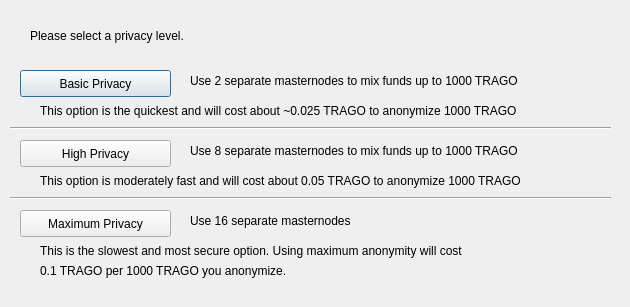
<?xml version="1.0" encoding="UTF-8"?>
<ui version="4.0">
 <class>DarksendConfig</class>
 <widget class="QDialog" name="DarksendConfig">
  <property name="geometry">
   <rect>
    <x>0</x>
    <y>0</y>
    <width>630</width>
    <height>307</height>
   </rect>
  </property>
  <property name="windowTitle">
   <string>Configure PrivateSend</string>
  </property>
  <widget class="QPushButton" name="buttonBasic">
   <property name="geometry">
    <rect>
     <x>20</x>
     <y>70</y>
     <width>151</width>
     <height>27</height>
    </rect>
   </property>
   <property name="text">
    <string>Basic Privacy</string>
   </property>
  </widget>
  <widget class="QPushButton" name="buttonHigh">
   <property name="geometry">
    <rect>
     <x>20</x>
     <y>140</y>
     <width>151</width>
     <height>27</height>
    </rect>
   </property>
   <property name="text">
    <string>High Privacy</string>
   </property>
  </widget>
  <widget class="QPushButton" name="buttonMax">
   <property name="geometry">
    <rect>
     <x>20</x>
     <y>210</y>
     <width>151</width>
     <height>27</height>
    </rect>
   </property>
   <property name="text">
    <string>Maximum Privacy</string>
   </property>
  </widget>
  <widget class="QLabel" name="label">
   <property name="geometry">
    <rect>
     <x>30</x>
     <y>20</y>
     <width>571</width>
     <height>31</height>
    </rect>
   </property>
   <property name="text">
    <string>Please select a privacy level.</string>
   </property>
  </widget>
  <widget class="QLabel" name="label_2">
   <property name="geometry">
    <rect>
     <x>190</x>
     <y>70</y>
     <width>421</width>
     <height>21</height>
    </rect>
   </property>
   <property name="text">
    <string>Use 2 separate masternodes to mix funds up to 1000 TRAGO</string>
   </property>
  </widget>
  <widget class="QLabel" name="label_3">
   <property name="geometry">
    <rect>
     <x>190</x>
     <y>140</y>
     <width>411</width>
     <height>21</height>
    </rect>
   </property>
   <property name="text">
    <string>Use 8 separate masternodes to mix funds up to 1000 TRAGO</string>
   </property>
  </widget>
  <widget class="QLabel" name="label_4">
   <property name="geometry">
    <rect>
     <x>190</x>
     <y>210</y>
     <width>421</width>
     <height>21</height>
    </rect>
   </property>
   <property name="text">
    <string>Use 16 separate masternodes</string>
   </property>
  </widget>
  <widget class="QLabel" name="label_6">
   <property name="geometry">
    <rect>
     <x>40</x>
     <y>100</y>
     <width>561</width>
     <height>21</height>
    </rect>
   </property>
   <property name="text">
    <string>This option is the quickest and will cost about ~0.025 TRAGO to anonymize 1000 TRAGO</string>
   </property>
  </widget>
  <widget class="QLabel" name="label_7">
   <property name="geometry">
    <rect>
     <x>40</x>
     <y>170</y>
     <width>561</width>
     <height>21</height>
    </rect>
   </property>
   <property name="text">
    <string>This option is moderately fast and will cost about 0.05 TRAGO to anonymize 1000 TRAGO</string>
   </property>
  </widget>
  <widget class="QLabel" name="label_8">
   <property name="geometry">
    <rect>
     <x>40</x>
     <y>240</y>
     <width>561</width>
     <height>21</height>
    </rect>
   </property>
   <property name="text">
    <string>This is the slowest and most secure option. Using maximum anonymity will cost</string>
   </property>
  </widget>
  <widget class="QLabel" name="label_9">
   <property name="geometry">
    <rect>
     <x>40</x>
     <y>260</y>
     <width>561</width>
     <height>21</height>
    </rect>
   </property>
   <property name="text">
    <string>0.1 TRAGO per 1000 TRAGO you anonymize.</string>
   </property>
  </widget>
  <widget class="Line" name="line">
   <property name="geometry">
    <rect>
     <x>10</x>
     <y>120</y>
     <width>601</width>
     <height>16</height>
    </rect>
   </property>
   <property name="orientation">
    <enum>Qt::Horizontal</enum>
   </property>
  </widget>
  <widget class="Line" name="line_2">
   <property name="geometry">
    <rect>
     <x>10</x>
     <y>190</y>
     <width>601</width>
     <height>16</height>
    </rect>
   </property>
   <property name="orientation">
    <enum>Qt::Horizontal</enum>
   </property>
  </widget>
 </widget>
 <resources/>
 <connections/>
</ui>
